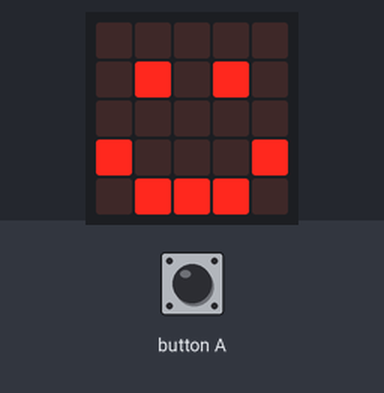
A program run on a simulated BBC micro:bit (MakeCode). On the bench: the board's 5×5 LED display. The test bench sets the inputs (shaded band).

Above: at 0.1 s.
3.9 s: button A pressed for 0.15 s
At 4.15 s:
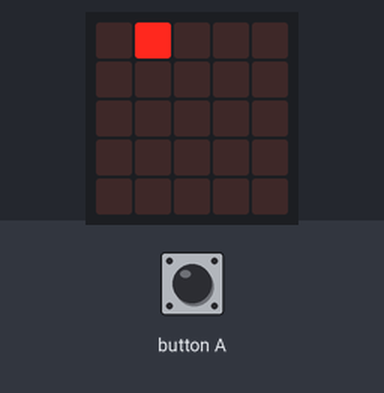
At 8.2 s:
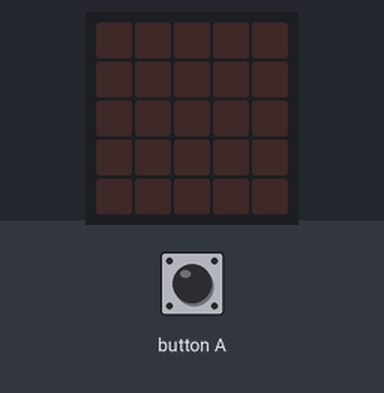
Timing chart, 0 to 9.7 s (numbered marks = the images above; inputs shaded):
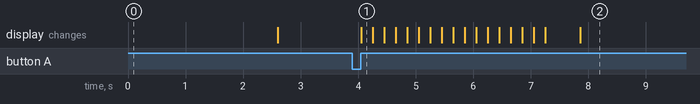

Measured:
- after the input at 3.9 s, the display: changes after 0.15 s (image 1)

The program:

main.ts
```typescript
// (licence header left out)
// variables
let sprite: game.LedSprite = null
let sideCounter = 0
let stepCounter = 0

// setup
basic.showIcon(IconNames.Happy)
basic.pause(2000)
basic.clearScreen()

//
input.onButtonPressed(Button.A, function () {
    // setup
    basic.clearScreen()
    sprite = game.createSprite(0, 0)
    sideCounter = 0

    //
    while (sideCounter < 4) {
        stepCounter = 0

        //
        while (stepCounter < 4) {
            sprite.move(1)
            stepCounter = stepCounter + 1
            basic.pause(200)
        }

        // turn 90 degrees at the corner
        sprite.turn(Direction.Right, 90)
        sideCounter = sideCounter + 1
    }

    sprite.delete()
    basic.showIcon(IconNames.Happy)
})
```
